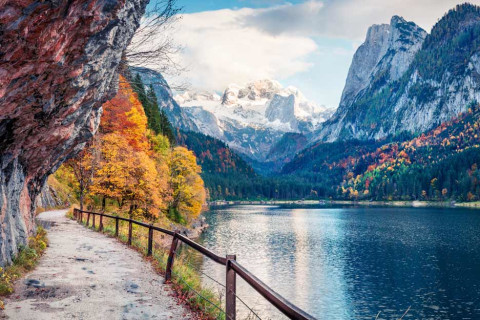
%> input picture lab2/imgn.jpg, 480 x 320 px
$ octave lab2.m   (GNU Octave 9; MATLAB toolbox functions it lacks are replaced by stand-ins)
%> lines starting %> are read from the running program, lines starting %| are printed output that depends on the picture
Img1 = imread('imgn.jpg');
%> Img1 is the input picture: size 320x480x3 uint8; mean R, G, B 120.7, 128.7, 135.1

r = Img1(:,:,1);
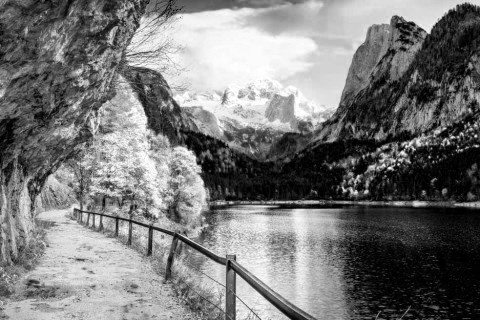
%> r: size 320x480 uint8; min 0, max 255, mean 120.7
g = Img1(:,:,2);
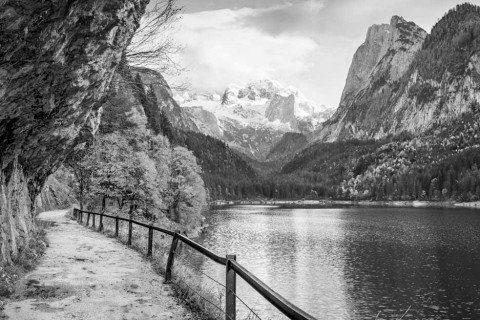
%> g: size 320x480 uint8; min 0, max 255, mean 128.7
b = Img1(:,:,3);
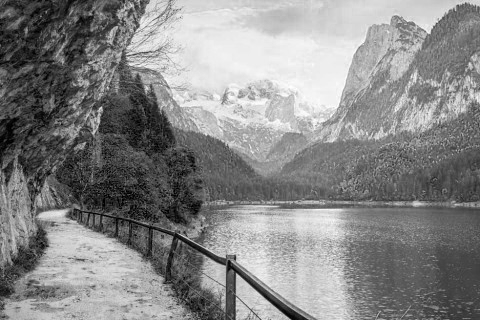
%> b: size 320x480 uint8; min 0, max 255, mean 135.1
Img1 = uint8(double(r/3)+double(g/3)+double(b/3));
%> Img1: size 320x480 uint8

s = size(Img1);
%> s = [320 480]
Img2 = Img1;

for i = 166:270
    for j= 150:250
        Img2(i,j)=0;
    end
end
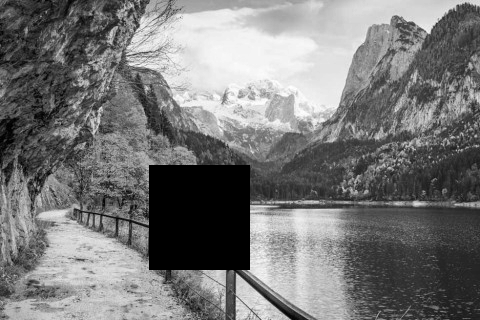
%> Img2: size 320x480 uint8; min 0, max 255, mean 119.9

Img3 = Img1 - Img2;
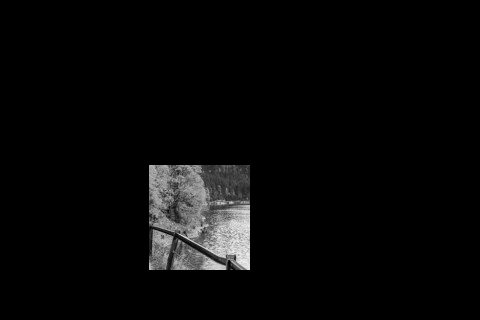
%> Img3: size 320x480 uint8; min 0, max 242, mean 8.2

subplot(3,1,1), imshow(Img1); title('Original Gray Scale Image - Image1')
subplot(3,1,2), imshow(Img2); title('Gray Scale with some zero intensity pixels - Image2')
subplot(3,1,3), imshow(Img3); title('Image3 = Image1 - Image2')
